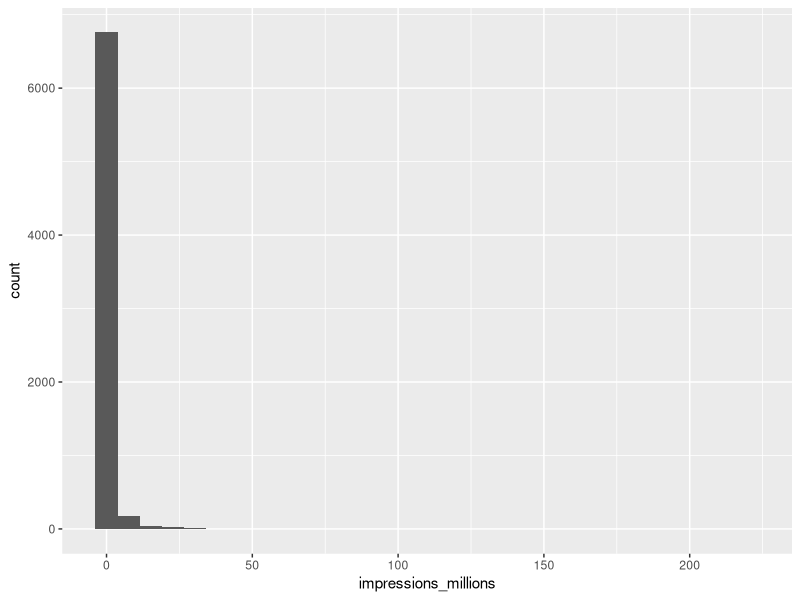
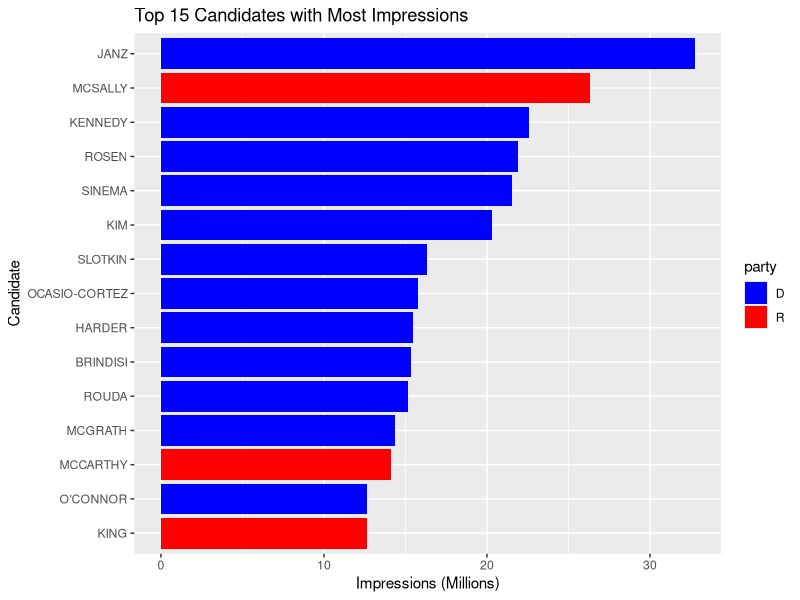

Reproduce these figures in R, in order.
## ---- chunk 1
options(width = 100)
## ---- chunk 2
library(dplyr)

fb_ads <- read.csv("data/fb_ads.csv")
fb_ads
incumbency_table <- fb_ads |>
  count(incumbency) |>
  head()|>
  knitr::kable()

incumbency_table
## ---- chunk 3
library(ggplot2)

fb_ads <- fb_ads |>
  mutate(impressions_millions = impressions/1000000) 

plot_q3 <- fb_ads |>
  filter(office == "US House") |>
  ggplot(data = fb_ads, mapping = aes(x = impressions_millions)) +
  geom_histogram() 

plot_q3
## ---- chunk 4
library(tidyverse) 

fb_top_plot <- fb_ads |>
  filter(office == "US House") |>
  slice_max(impressions_millions, n = 15) |>
  ggplot(mapping = aes(x = impressions_millions,
                                      y = fct_reorder(cand_name_last, impressions_millions))) +  
  geom_col(mapping = aes(fill = party)) +
  scale_fill_manual(values = c(R = "red", D = "blue")) +
  labs( x = "Impressions (Millions)",
        y = "Candidate",
        title = "Top 15 Candidates with Most Impressions")

fb_top_plot
